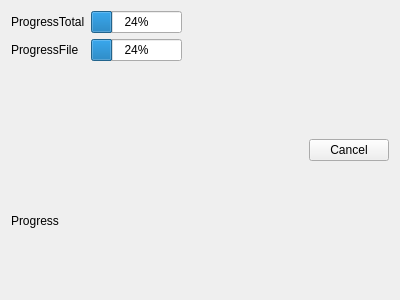
<?xml version="1.0" encoding="UTF-8"?>
<ui version="4.0">
 <class>FileUploadProgress</class>
 <widget class="QWidget" name="FileUploadProgress">
  <property name="geometry">
   <rect>
    <x>0</x>
    <y>0</y>
    <width>400</width>
    <height>300</height>
   </rect>
  </property>
  <property name="windowTitle">
   <string>Form</string>
  </property>
  <layout class="QHBoxLayout" name="horizontalLayout">
   <item>
    <layout class="QVBoxLayout" name="verticalLayout">
     <item>
      <layout class="QFormLayout" name="formLayout">
       <item row="0" column="0">
        <widget class="QLabel" name="label">
         <property name="text">
          <string>ProgressTotal</string>
         </property>
        </widget>
       </item>
       <item row="0" column="1">
        <widget class="QProgressBar" name="pbarTotal">
         <property name="value">
          <number>24</number>
         </property>
        </widget>
       </item>
       <item row="1" column="0">
        <widget class="QLabel" name="label_2">
         <property name="text">
          <string>ProgressFile</string>
         </property>
        </widget>
       </item>
       <item row="1" column="1">
        <widget class="QProgressBar" name="pbarFile">
         <property name="value">
          <number>24</number>
         </property>
        </widget>
       </item>
      </layout>
     </item>
     <item>
      <widget class="QLabel" name="lblProgress">
       <property name="text">
        <string>Progress</string>
       </property>
      </widget>
     </item>
    </layout>
   </item>
   <item>
    <spacer name="horizontalSpacer">
     <property name="orientation">
      <enum>Qt::Horizontal</enum>
     </property>
     <property name="sizeHint" stdset="0">
      <size>
       <width>124</width>
       <height>20</height>
      </size>
     </property>
    </spacer>
   </item>
   <item>
    <widget class="QPushButton" name="btnCancel">
     <property name="text">
      <string>Cancel</string>
     </property>
    </widget>
   </item>
  </layout>
 </widget>
 <resources/>
 <connections/>
</ui>
